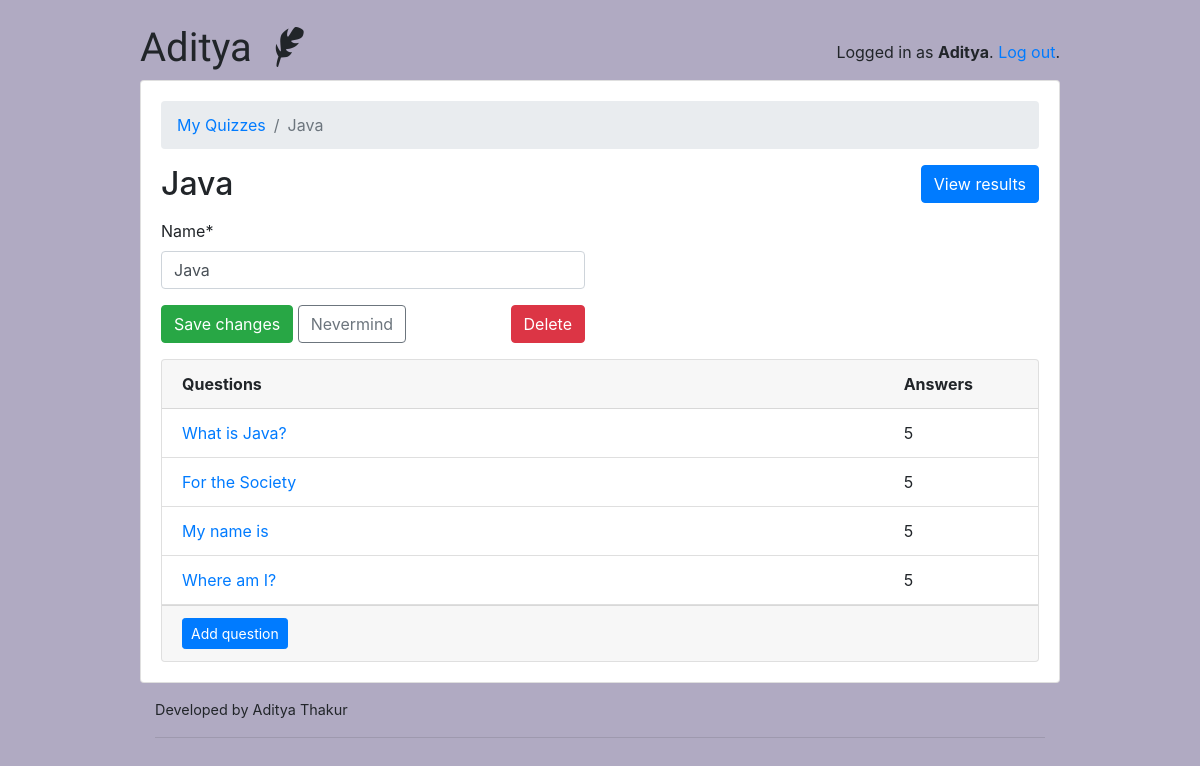
The page /teachers/quiz/1/ (signed in) on the database its author committed.
### classroom/models.py (models this page shows, shortened)
class User(AbstractUser):
    is_student = models.BooleanField(default=False)
    is_teacher = models.BooleanField(default=False)

class Quiz(models.Model):
    owner = models.ForeignKey(User, on_delete=models.CASCADE, related_name='quizzes')
    name = models.CharField(max_length=255)

class Question(models.Model):
    quiz = models.ForeignKey(Quiz, on_delete=models.CASCADE, related_name='questions')
    text = models.CharField('Question', max_length=1000000)

### classroom/views/teachers.py (the view, shortened to what this page needs)
# urls.py: path('quiz/<int:pk>/', teachers.QuizUpdateView.as_view(), name='quiz_change'),
@method_decorator([login_required, teacher_required], name='dispatch')
class QuizUpdateView(UpdateView):
    model = Quiz
    fields = ('name', )
    context_object_name = 'quiz'
    template_name = 'classroom/teachers/quiz_change_form.html'
    def get_context_data(self, **kwargs):
        kwargs['questions'] = self.get_object().questions.annotate(answers_count=Count('answers'))
        return super().get_context_data(**kwargs)
    def get_queryset(self):
        return self.request.user.quizzes.all()

### classroom/templates/classroom/teachers/quiz_change_form.html (shortened to what this page needs)
{% extends 'base.html' %}
{% load crispy_forms_tags %}
{% block content %}
  <nav aria-label="breadcrumb">
    <ol class="breadcrumb">
      <li class="breadcrumb-item"><a href="{% url 'teachers:quiz_change_list' %}">My Quizzes</a></li>
      <li class="breadcrumb-item active" aria-current="page">{{ quiz.name }}</li>
    </ol>
  </nav>
  <h2 class="mb-3">
    {{ quiz.name }}
    <a href="{% url 'teachers:quiz_results' quiz.pk %}" class="btn btn-primary float-right">View results</a>
  </h2>
  <div class="row mb-3">
    <div class="col-md-6 col-sm-8 col-12">
      <form method="post" novalidate>
        {{ form|crispy }}
        <button type="submit" class="btn btn-success">Save changes</button>
        <a href="{% url 'teachers:quiz_change_list' %}" class="btn btn-outline-secondary" role="button">Nevermind</a>
        <a href="{% url 'teachers:quiz_delete' quiz.pk %}" class="btn btn-danger float-right">Delete</a>
      </form>
    </div>
  </div>
  <div class="card">
    <div class="card-header">
      <div class="row">
        <div class="col-10">
          <strong>Questions</strong>
        </div>
        <div class="col-2">
          <strong>Answers</strong>
        </div>
      </div>
    </div>
    <div class="list-group list-group-flush list-group-formset">
      {% for question in questions %}
        <div class="list-group-item">
          <div class="row">
            <div class="col-10">
              <a href="{% url 'teachers:question_change' quiz.pk question.pk %}">{{ question.text }}</a>
            </div>
            <div class="col-2">
              {{ question.answers_count }}
            </div>
          </div>
        </div>
      {% empty %}
        <div class="list-group-item text-center">
          <p class="text-muted font-italic mb-0">You haven't created any questions yet. Go ahead and <a href="{% url 'teachers:question_add' quiz.pk %}">add the first question</a>.</p>
        </div>
      {% endfor %}
    </div>
    <div class="card-footer">
      <a href="{% url 'teachers:question_add' quiz.pk %}" class="btn btn-primary btn-sm">Add question</a>
    </div>
  </div>
{% endblock %}

### templates/base.html (shortened to what this page needs)
{% load static %}<!doctype html>
<html lang="en">
  <head>
    <link rel="stylesheet" href="https://maxcdn.bootstrapcdn.com/bootstrap/4.0.0/css/bootstrap.min.css">
    <link rel="stylesheet" type="text/css" href="{% static 'vendor/fontello-2f186091/css/fontello.css' %}">
    <link rel="stylesheet" type="text/css" href="{% static 'css/app.css' %}">
    {% if user.is_authenticated and user.is_teacher %}
      <link rel="stylesheet" type="text/css" href="{% static 'css/teachers.css' %}">
    {% else %}
      <link rel="stylesheet" type="text/css" href="{% static 'css/students.css' %}">
    {% endif %}
  </head>
  <body>
    <div class="container my-4">
      <div class="row justify-content-center">
        <div class="col-md-10 col-sm-12">
          <div class="row">
            <div class="col-6">
              <h1 class="logo">
                <a href="{% url 'home' %}">
                  Aditya
                  {% if user.is_authenticated %}
                    {% if user.is_teacher %}
                      <span class="icon-feather" data-toggle="tooltip" data-placement="right" title="Teacher profile"></span>
                    {% else %}
                      <span class="icon-graduation-cap" data-toggle="tooltip" data-placement="right" title="Student profile"></span>
                    {% endif %}
                  {% endif %}
                </a>
              </h1>
            </div>
            <div class="col-6 text-right">
              {% if user.is_authenticated %}
                <p class="pt-3">Logged in as <strong>{{ user.username }}</strong>. <a href="{% url 'logout' %}">Log out</a>.</p>
              {% else %}
                <a href="{% url 'login' %}" class="btn btn-light" role="button">Log in</a>
                <a href="{% url 'signup' %}" class="btn btn-primary" role="button">Sign up</a>
              {% endif %}
            </div>
          </div>
          <div class="card mb-3">
            <div class="card-body">
              {% block content %}
              {% endblock %}
            </div>
          </div>
          <footer>
            <div class="container">
    <div class="row">
      <div class="col-md-12 col-sm-12">
        <p>Developed by <a href="https://www.facebook.com/profile.php?id=100006958546245" target="_blank">Aditya Thakur </p>
        <hr>
      </div>
    </div>
  </div>
          </footer>
        </div>
      </div>
    </div>
  </body>
</html>

### static/css/app.css (style rules this page uses)
.logo { font-family: 'Clicker Script', cursive; }
.logo a { color: #212529; text-decoration: none; }
footer { font-size: .9rem; }
footer a { color: #212529; }

### static/css/teachers.css (style rules this page uses)
body { background-color: #b0aac2; }

### rows shown on the page
User: username "Aditya"
Quiz: name "Java"
Question: text "What is Java?", answers_count "5"
Question: text "For the Society", answers_count "5"
Question: text "My name is", answers_count "5"
Question: text "Where am I?", answers_count "5"
